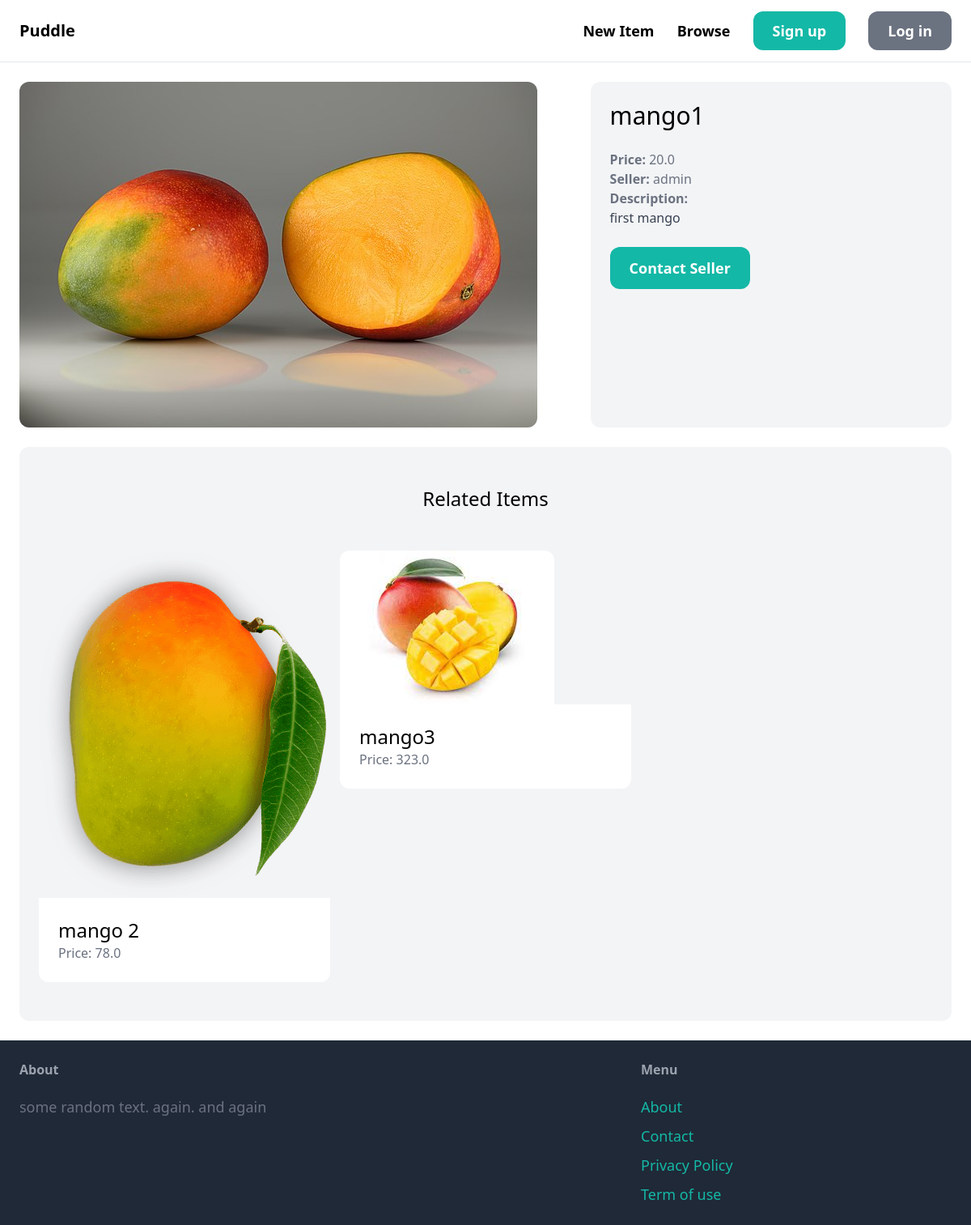
The page /items/8/ on the database its author committed.
### item/models.py (models this page shows, shortened)
class Item(models.Model):
    name        = models.CharField(max_length = 255)
    description = models.TextField(blank = True, null = True)
    category    = models.ForeignKey(Category, related_name = 'items', on_delete = models.CASCADE)
    created_by  = models.ForeignKey(User, related_name = 'items', on_delete = models.CASCADE)
    price       = models.FloatField()
    image       = models.ImageField(upload_to= 'item_images', blank=True, null=True)
    is_sold     = models.BooleanField(default = False)
    created_at  = models.DateTimeField(auto_now_add = True)

### item/views.py (the view)
# urls.py: path('<int:pk>/', views.detail, name='detail')
def detail(request, pk):
    item = get_object_or_404(Item, pk = pk)
    related_items = Item.objects.filter(category = item.category, is_sold = False).exclude(pk=pk)[0:3]
    return render(request, 'item/detail.html', {
        'item' : item,
        'related_items' : related_items
    })

### item/templates/item/detail.html (shortened to what this page needs)
{% extends 'core/base.html' %}
{% block content %}
<div class="grid grid-cols-5 gap-6">
    <div class="col-span-3">
        {% if item.image %}
            <img src="{{ item.image.url }}" class="center rounded-xl">
        {% endif %}
    </div>
    <div class="col-span-2 p-6 bg-gray-100 rounded-xl">
        <h1 class="mb-6 text-3xl">{{item.name}} </h1>
        <p class="text-gray-500"><strong>Price: </strong>{{item.price}}</p>
        <p class="text-gray-500"><strong>Seller: </strong>{{item.created_by.username}}</p>
        {% if item.description %}
            <p class="text-gray-700">
                <strong class="text-gray-500">Description: </strong><br>
                {{item.description}}
            </p>
        {% endif %}
            {% if request.user == item.created_by %}
                <div class = "mt-6 p-6 bg-white rounded-xl">
                    <p>This is your item!</p>
                    <a href="{% url 'item:edit' item.id %}" class="inline-block mt-6 px-6 py-3 text-lg font-semibold bg-teal-500 text-white rounded-xl">Edit</a>
                    <a href="{% url 'item:delete' item.id %}" class="inline-block mt-6 px-6 py-3 text-lg font-semibold bg-red-500 text-white rounded-xl">Delete</a>
                </div>
            {% else %}
                <a href="{% url 'conversation:new' item.id %}" class="inline-block mt-6 px-6 py-3 text-lg font-semibold bg-teal-500 text-white rounded-xl hover:bg-teal-700">Contact Seller</a>
            {% endif %}
    </div>
</div>
<div class="mt-6 px-6 py-12 bg-gray-100 rounded-xl">
    <h2 class="mb-12 text-2xl text-center">Related Items</h2>
    <div class="grid grid-cols-3 gap-3">
        {% for item in related_items %}
            <div>
                <a href="{% url 'item:detail' item.id %}">
                    <div>
                        {% if item.image %}
                            <img src = "{{ item.image.url }}" class="rounded-t-xl">
                        {% endif %}
                    </div>
                    <div class="p-6 bg-white rounded-b-xl">
                        <h2 class="text-2xl"> {{ item.name }} </h2>
                        <p class="text-gray-500">Price: {{ item.price}}</p>
                    </div>
                </a>
            </div>
        {% endfor %}
    </div>
</div>
{% endblock %}

### rows shown on the page
Item: image (picture), name "mango1", price "20.0", created_by.username "admin", description "first mango"
Item: image (picture), name "mango 2", price "78.0"
Item: image (picture), name "mango3", price "323.0"
